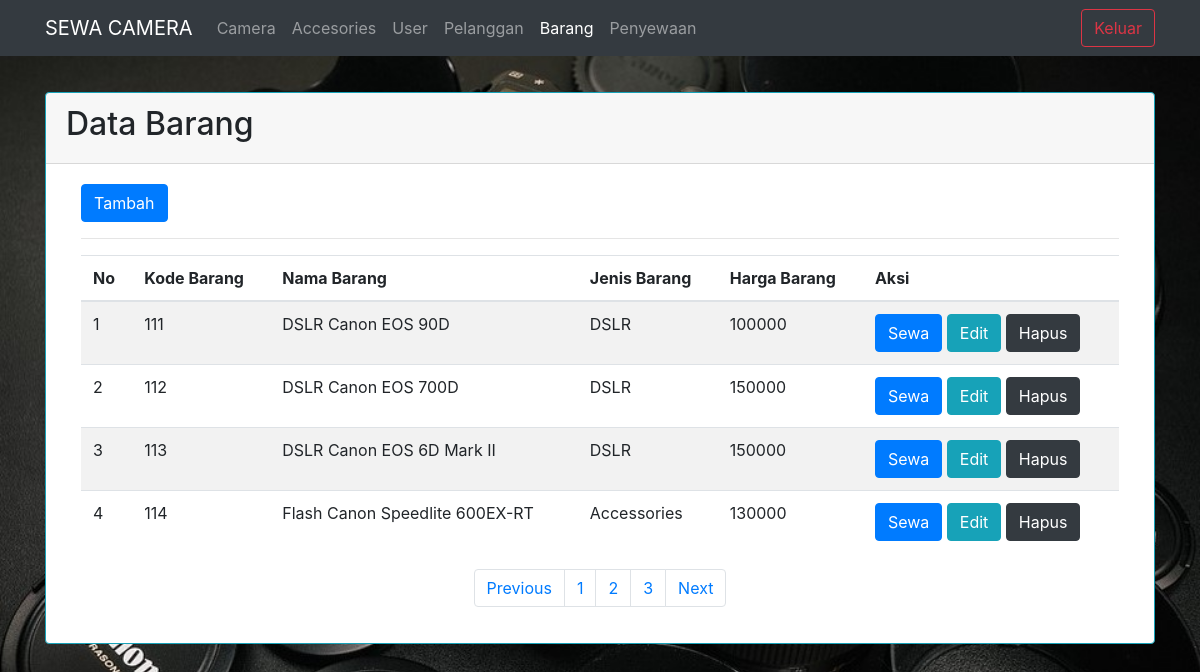
Screenshot of /barang.php with the database file from the repository.
### tables this page shows
CREATE TABLE `barang` (
  `kode_barang` int(7) NOT NULL,
  `nama_barang` varchar(45) NOT NULL,
  `jenis_barang` char(5) NOT NULL,
  `harga_barang` int(11) NOT NULL
);

### koneksi.php (called while the page is built, shortened)
<?php
class database{
	var $host = "localhost";
	var $uname = "root";
	var $passw = "";
	var $db = "sewabarang";
	function __construct(){
		$this->koneksi = mysqli_connect(
			$this->host,
			$this->uname,
			$this->passw,
			$this->db);
	}
	function tampil_barang(){
		$query = mysqli_query($this->koneksi,"select * from barang");
		$data = $query->num_rows;
		return $data;
	}
	function tampil_barang_paging($awal,$batas){
		$data = mysqli_query($this->koneksi, "select*from barang order by kode_barang asc limit $awal, $batas");
		while($row = mysqli_fetch_array($data)){
			$hasil[] = $row;
		}
		$jml = $data->num_rows;
		if ($jml != 0){
		return $hasil;
		}
	}
}
?>

### view_barang.php (the view, shortened to what this page needs)
<div class="table-responsive">
		<table class="table table-striped">
		<a href="tambah_barang.php" class="btn btn-primary">Tambah</a>
		<hr>
			<thead>
			<tr>
				<th>No</th>
				<th>Kode Barang</th>
				<th>Nama Barang</th>
				<th>Jenis Barang</th>
				<th>Harga Barang</th>
				<th>Aksi</th>
			</tr>
			</thead>
			<?php
				foreach($data_barang as $row){
			?>
					<tr>
						<td><?php echo $nomor++; ?></td>
						<td><?php echo $row['kode_barang']; ?></td>
						<td><?php echo $row['nama_barang']; ?></td>
						<?php
							$cekjenis_barang = $row['jenis_barang'];
						if($cekjenis_barang=='acc'){
							$jenis_barangnya="Accessories";
						}else{
							$jenis_barangnya="DSLR";
						}
						?>
						<td><?php echo $jenis_barangnya; ?></td>
						<td><?php echo $row['harga_barang']; ?></td>
						<td>
							<a class="btn btn-primary" a href="tambah_penyewaan.php?kode_barang=<?php echo $row['kode_barang']; ?>">Sewa</a>
							<a class="btn btn-info" a href="edit_barang.php?aksi=edit_barang&kode_barang=<?php echo $row['kode_barang']; ?>">Edit</a>
							<a class="btn btn-dark" a href="proses_barang.php?aksi=hapus_barang&kode_barang=
							<?php echo $row['kode_barang']; ?>
							"onclick='return confirm("Apakah Yakin Ingin Menghapus?")'>Hapus</a>
							<?php
								}
							?>
						</td>
						</tr>
			</table>
			<nav>
				<ul class="pagination justify-content-center">
					<li class="page-item">
						<a class="page-link" <?php if($halaman > 1) {echo "href='?halaman=$previous'";} ?>>Previous</a>
					</li>
					<?php
					for($x=1;$x<=$total_halaman;$x++){
						?>
						<li class="page-item"><a class="page-link" href="?halaman=<?php echo $x ?>"><?php echo $x; ?></a></li>
						<?php
					}
					?>
					<li class="page-item">
						<a class="page-link" <?php if($halaman < $total_halaman) {echo "href='?halaman=$next'";} ?>>Next</a>
					</li>
				</ul>
			</nav>
		</div>

### barang.php (style rules this page uses)
body { background-image: url('gambar3.jpg'); background-repeat: no-repeat; background-size: cover; }

### rows the page displays
barang: kode_barang "111", nama_barang "DSLR Canon EOS 90D", jenis_barang "DSLR", harga_barang "100000"
barang: kode_barang "112", nama_barang "DSLR Canon EOS 700D", jenis_barang "DSLR", harga_barang "150000"
barang: kode_barang "113", nama_barang "DSLR Canon EOS 6D Mark II", jenis_barang "DSLR", harga_barang "150000"
barang: kode_barang "114", nama_barang "Flash Canon Speedlite 600EX-RT", jenis_barang "Accessories", harga_barang "130000"
